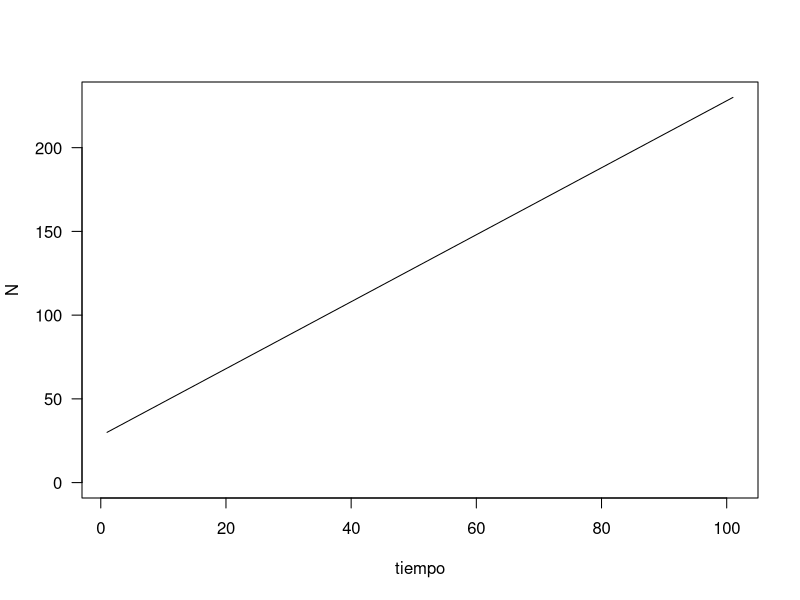
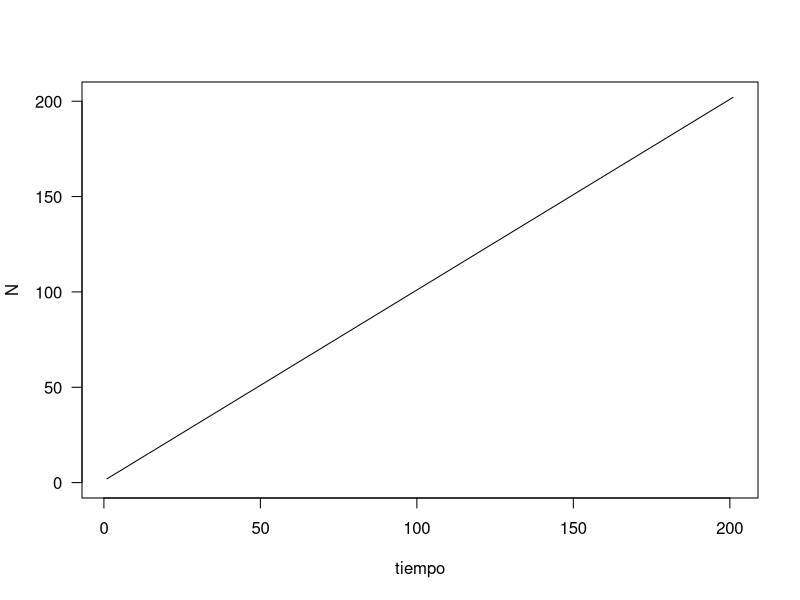
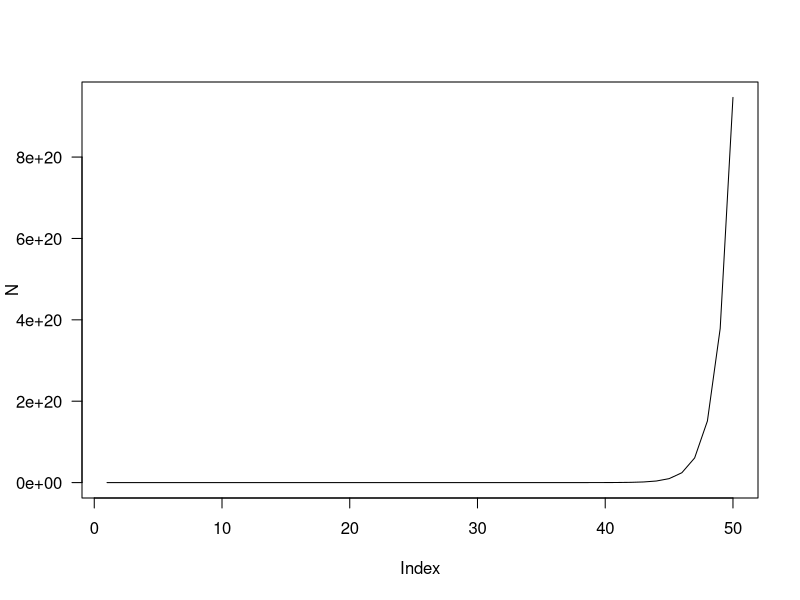
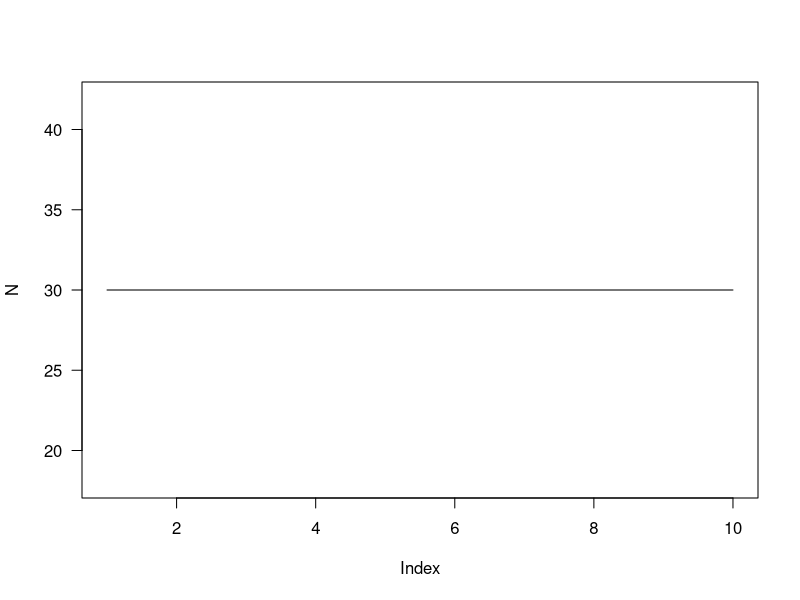
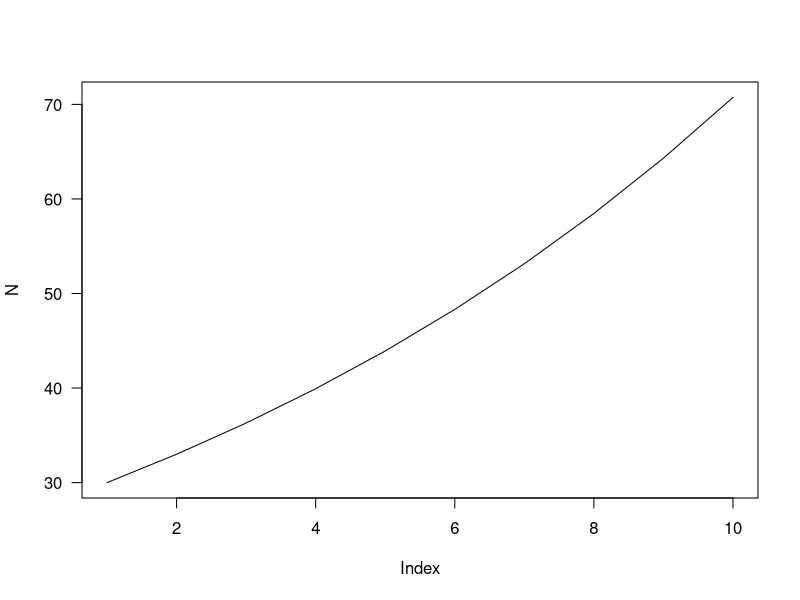
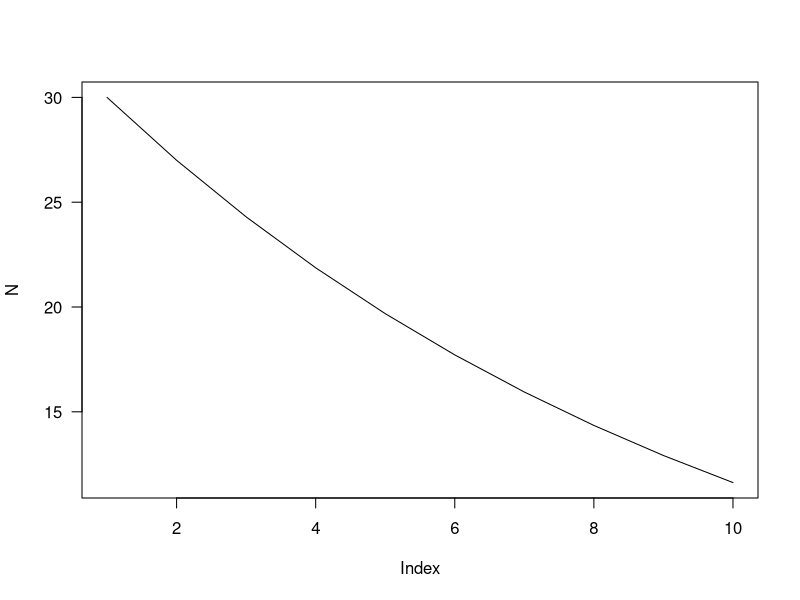
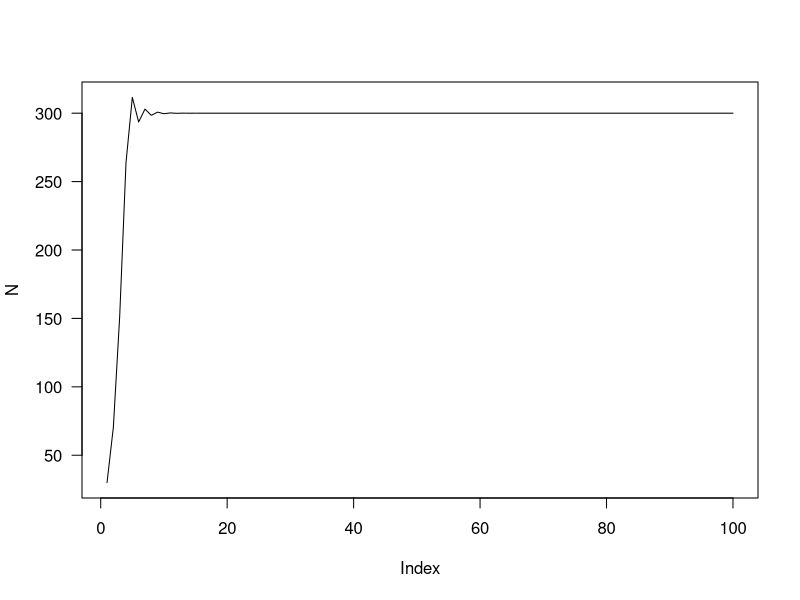
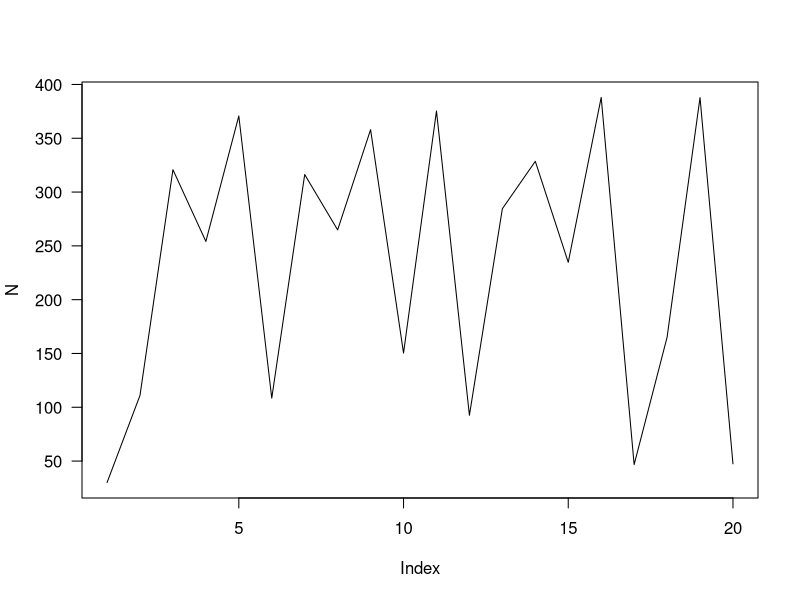

Reproduce these figures in R, in order.
## ---- chunk 1
knitr::opts_chunk$set(echo = TRUE)
## ---- chunk 2
#creamos una función con los parametros que queremos basados en y = a + bx
# y = N (tamaño de la población en cada tiempo); lo que queremos clacular.
# a = N0 (tamaño de la población a tiempo 0)
# b = Beta (pendiente de la recta)
# x = tiempo (cuantos años queremos calcular)
crecimiento <- function(N0 = 30, Beta = 2, tiempo = 100){
  x <- seq(0,tiempo) #creamos un vector que vaya de 0 al tiempo especificado
  N <- N0 + Beta*x #calculamos la N en cada tiempo usando la equación
  plot(N, t = "l", las = 1, xlab = "tiempo", ylim = c(0, max(N))) #graficamos
} 
#nota: Aquí resolvemos la equación de forma discreta para cada unidad de tiempo, pero normalmente se trabaja en continuo.

crecimiento()
crecimiento(N0 = 2, Beta = 1, tiempo = 200) #podemos jugar con los parametros.
## ---- chunk 3
#Cada linea se añade secuencialmente

crecimiento <- function(N0 = 30, r = 1.5, tiempo = 50){
  #la función tiene tres parametros, N0, r y el tiempo a simular.
  N <- rep(NA,tiempo) #creamos un vector vacio (NA = Not available) para guardar el valor de N para cada tiempo. 
  N[1] <- N0 # asignamos N0 al primer valor (el uno que esta denro del corchete lo indica)
  for(i in 2:tiempo){ #para asignar el resto de valores, usaremos un bucle
    N[i] <- N[i-1] + r*N[i-1]  #resolvemos la equación para cada tiempo.
  }
  plot(N, t = "l", las = 1) #graficamos.
}
#nota: normalmente se resuelve la derivada de N sobre t (en continuo), pero es mucho más claro de forma discreta tal y como esta presentado aquí

crecimiento() #a partir del año 40 tenemos 20000000000 (2 seguido de 9 ceros) individuos. Recuerda que hemos fijado r a 1.5, es decir cada individuo deja de media 1.5 descendientes por año.  
crecimiento(N0 = 30, r = 0, tiempo = 10) #En 10 años pasamos de 30 a >1000 individuos.
crecimiento(N0 = 30, r = 0.1, tiempo = 10) #En 10 años pasamos de 30 a >1000 individuos.
crecimiento(N0 = 30, r = -0.1, tiempo = 10) #En 10 años pasamos de 30 a >1000 individuos.
## ---- chunk 4
crecimiento <- function(N1 = 30, r = 1.5, k = 300, tiempo = 100){
  #añadimos el parametro k (individuos máximos)
  N <- rep(NA,tiempo) #creamos vector vacio
  N[1] <- N1 #le damos la población inicial
  #k <- k/r
  for(i in 2:tiempo){ #bucle para calcular N en cada año i
    N[i] <- N[i-1] + r*N[i-1] * (1 - N[i-1]/k) #nuestra equación
  }
  plot(N, t = "l", las = 1) #graficar
}

crecimiento() #vemos que en 
crecimiento(N1 = 30, r = 3, k = 300, tiempo = 20)
crecimiento(N1 = 30, r = 1.5, k = 300, tiempo = 20)
crecimiento(N1 = 30, r = 1.1, k = 300, tiempo = 20)
crecimiento(N1 = 30, r = 1, k = 300, tiempo = 20)
## ---- chunk 5
#vamos a guardar algunos objetos de la función anterior para explorarlos despues
N <- rep(NA,20) #creamos vector vacio para guardar Ns en 20 años
N[1] <- 30 #N inicial
r = 1.5
k = 300 #capacidad de carga
for(i in 2:20){ #bucle para calcular N en cada año i (de 2 a 20)
    N[i] <- r*N[i-1] * (1 - N[i-1]/k) #nuestra equación
  }
penalizacion <- rep(NA) #vector vacio para guardar las penalizaciones
penalizacion[1] <- (1 - N[1]/k) #penalización para N1
for(i in 2:20){ #bucle para N2 a 20
  penalizacion[i] <- (1 - N[i-1]/k)  
}
plot(penalizacion ~ N, t = "l", las = 1) 
#este termino es la competencia intraspecifica! Cuanto mayor es la población, menor es el 
## ---- chunk 6
#Cada linea se añade secuencialmente
# cambiar k's to alphas!! (quizas arriba)
crecimiento <- function(N01 = 30, r1 = 1.5, a11 = -0.005, a12 = -0.0035,
                        N02 = 60, r2 = 1.5, a21 = -0.0027, a22 = -0.003, 
                        tiempo = 100){
  N1 <- rep(NA,tiempo)
  N1[1] <- N01
  N2 <- rep(NA,tiempo)
  N2[1] <- N02
  for(i in 2:tiempo){
    N1[i] <- N1[i-1] + N1[i-1] * (r1 + a11*N1[i-1] + a12*N2[i-1])  
    N2[i] <- N2[i-1] + N2[i-1] * (r2 + a21*N2[i-1] + a22*N1[i-1])  
  }
  plot(N1, t = "l", col = "red", las = 1, ylim = c(0, max(c(max(N2), max(N1)))))
  points(N2, t = "l", col = "blue")
}

crecimiento()
#gana azul
crecimiento(N01 = 30, r1 = 0.5, a11 = -0.005, a12 = -0.0035,
            N02 = 60, r2 = 0.5, a21 = -0.0035, a22 = -0.005, 
            tiempo = 20)
#gana roja
crecimiento(N01 = 30, r1 = 1.5, a11 = -0.003, a12 = -0.0035,
            N02 = 60, r2 = 1.5, a21 = -0.0027, a22 = -0.005, 
            tiempo = 100)
#pero no a corto plazo
crecimiento(N01 = 30, r1 = 1.5, a11 = -0.003, a12 = -0.0035,
            N02 = 60, r2 = 1.5, a21 = -0.0027, a22 = -0.005, 
            tiempo = 20)
#coexisten¿?
crecimiento(N01 = 30, r1 = 1.5, a11 = -0.0045, a12 = -0.0035,
            N02 = 60, r2 = 1.5, a21 = -0.0030, a22 = -0.006, 
            tiempo = 100)
#ciclos¿?
crecimiento(N01 = 30, r1 = 1.5, a11 = -0.0045, a12 = -0.0035,
            N02 = 60, r2 = 1.5, a21 = -0.0030, a22 = -0.006, 
            tiempo = 100)
